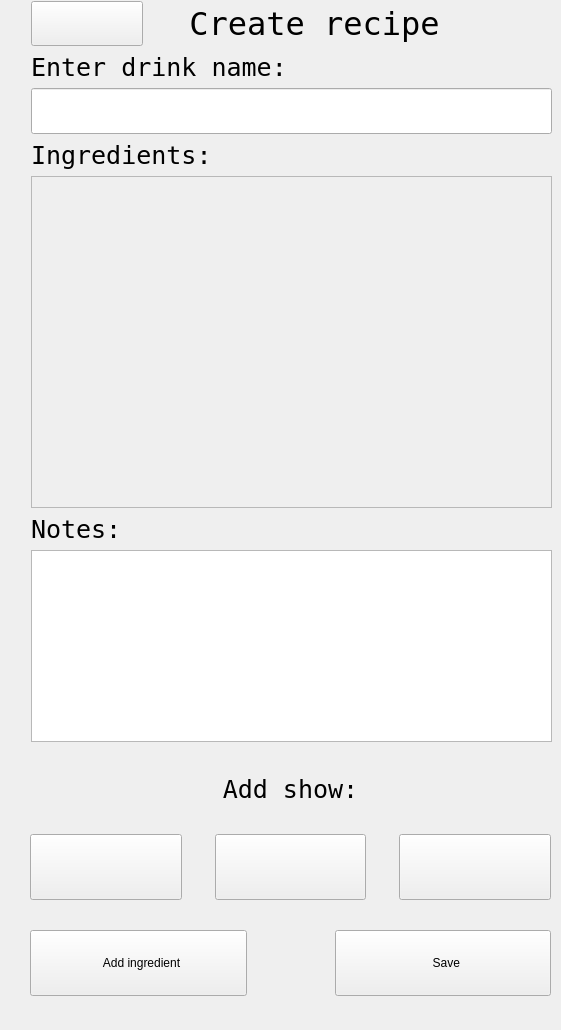
      <widget class="QWidget" name="createRecipePage">
       <widget class="QWidget" name="layoutWidget">
        <property name="geometry">
         <rect>
          <x>31</x>
          <y>1</y>
          <width>521</width>
          <height>741</height>
         </rect>
        </property>
        <layout class="QVBoxLayout" name="verticalLayout_3">
         <item>
          <layout class="QVBoxLayout" name="verticalLayout_2">
           <item>
            <layout class="QHBoxLayout" name="horizontalLayout_3">
             <item>
              <widget class="QPushButton" name="pushButton_2">
               <property name="sizePolicy">
                <sizepolicy hsizetype="Expanding" vsizetype="Maximum">
                 <horstretch>0</horstretch>
                 <verstretch>0</verstretch>
                </sizepolicy>
               </property>
               <property name="minimumSize">
                <size>
                 <width>0</width>
                 <height>45</height>
                </size>
               </property>
               <property name="icon">
                <iconset resource="resources.qrc">
                 <normaloff>:/images/assets/go-back-2.png</normaloff>:/images/assets/go-back-2.png</iconset>
               </property>
               <property name="iconSize">
                <size>
                 <width>56</width>
                 <height>56</height>
                </size>
               </property>
              </widget>
             </item>
             <item>
              <spacer name="horizontalSpacer_13">
               <property name="orientation">
                <enum>Qt::Horizontal</enum>
               </property>
               <property name="sizeType">
                <enum>QSizePolicy::Minimum</enum>
               </property>
               <property name="sizeHint" stdset="0">
                <size>
                 <width>40</width>
                 <height>20</height>
                </size>
               </property>
              </spacer>
             </item>
             <item>
              <widget class="QLabel" name="label_3">
               <property name="font">
                <font>
                 <family>DejaVu Sans Mono</family>
                 <pointsize>24</pointsize>
                </font>
               </property>
               <property name="styleSheet">
                <string notr="true">color: rgb(0, 0, 0);</string>
               </property>
               <property name="text">
                <string>Create recipe</string>
               </property>
               <property name="alignment">
                <set>Qt::AlignCenter</set>
               </property>
              </widget>
             </item>
             <item>
              <spacer name="horizontalSpacer_14">
               <property name="orientation">
                <enum>Qt::Horizontal</enum>
               </property>
               <property name="sizeHint" stdset="0">
                <size>
                 <width>40</width>
                 <height>20</height>
                </size>
               </property>
              </spacer>
             </item>
            </layout>
           </item>
           <item>
            <widget class="QLabel" name="label_14">
             <property name="font">
              <font>
               <family>DejaVu Sans Mono</family>
               <pointsize>19</pointsize>
              </font>
             </property>
             <property name="text">
              <string>Enter drink name:</string>
             </property>
            </widget>
           </item>
           <item>
            <widget class="QLineEdit" name="lineEditDrinkName">
             <property name="sizePolicy">
              <sizepolicy hsizetype="Expanding" vsizetype="Minimum">
               <horstretch>0</horstretch>
               <verstretch>0</verstretch>
              </sizepolicy>
             </property>
             <property name="font">
              <font>
               <family>DejaVu Sans Mono</family>
               <pointsize>24</pointsize>
              </font>
             </property>
             <property name="styleSheet">
              <string notr="true">color: rgb(0, 0, 0);</string>
             </property>
             <property name="text">
              <string/>
             </property>
            </widget>
           </item>
          </layout>
         </item>
         <item>
          <widget class="QLabel" name="label_15">
           <property name="font">
            <font>
             <family>DejaVu Sans Mono</family>
             <pointsize>19</pointsize>
            </font>
           </property>
           <property name="text">
            <string>Ingredients:</string>
           </property>
          </widget>
         </item>
         <item>
          <widget class="QScrollArea" name="scrollAreaRecipe">
           <property name="sizePolicy">
            <sizepolicy hsizetype="Expanding" vsizetype="Expanding">
             <horstretch>0</horstretch>
             <verstretch>0</verstretch>
            </sizepolicy>
           </property>
           <property name="minimumSize">
            <size>
             <width>0</width>
             <height>330</height>
            </size>
           </property>
           <property name="widgetResizable">
            <bool>true</bool>
           </property>
           <widget class="QWidget" name="scrollAreaWidgetContents_3">
            <property name="geometry">
             <rect>
              <x>0</x>
              <y>0</y>
              <width>517</width>
              <height>328</height>
             </rect>
            </property>
           </widget>
          </widget>
         </item>
         <item>
          <widget class="QLabel" name="label_16">
           <property name="font">
            <font>
             <family>DejaVu Sans Mono</family>
             <pointsize>19</pointsize>
            </font>
           </property>
           <property name="text">
            <string>Notes:</string>
           </property>
          </widget>
         </item>
         <item>
          <widget class="QTextEdit" name="textEdit">
           <property name="sizePolicy">
            <sizepolicy hsizetype="Expanding" vsizetype="Preferred">
             <horstretch>0</horstretch>
             <verstretch>0</verstretch>
            </sizepolicy>
           </property>
           <property name="font">
            <font>
             <pointsize>20</pointsize>
            </font>
           </property>
           <property name="styleSheet">
            <string notr="true">color: rgb(0, 0, 0);</string>
           </property>
           <property name="html">
            <string>&lt;!DOCTYPE HTML PUBLIC &quot;-//W3C//DTD HTML 4.0//EN&quot; &quot;http://www.w3.org/TR/REC-html40/strict.dtd&quot;&gt;
&lt;html&gt;&lt;head&gt;&lt;meta name=&quot;qrichtext&quot; content=&quot;1&quot; /&gt;&lt;meta charset=&quot;utf-8&quot; /&gt;&lt;style type=&quot;text/css&quot;&gt;
p, li { white-space: pre-wrap; }
hr { height: 1px; border-width: 0; }
&lt;/style&gt;&lt;/head&gt;&lt;body style=&quot; font-family:'Ubuntu'; font-size:20pt; font-weight:400; font-style:normal;&quot;&gt;
&lt;p style=&quot;-qt-paragraph-type:empty; margin-top:0px; margin-bottom:0px; margin-left:0px; margin-right:0px; -qt-block-indent:0; text-indent:0px; font-size:11pt;&quot;&gt;&lt;br /&gt;&lt;/p&gt;&lt;/body&gt;&lt;/html&gt;</string>
           </property>
          </widget>
         </item>
        </layout>
       </widget>
       <widget class="QWidget" name="layoutWidget">
        <property name="geometry">
         <rect>
          <x>30</x>
          <y>750</y>
          <width>521</width>
          <height>271</height>
         </rect>
        </property>
        <layout class="QVBoxLayout" name="verticalLayout_6">
         <item>
          <widget class="QLabel" name="label_12">
           <property name="sizePolicy">
            <sizepolicy hsizetype="Preferred" vsizetype="Maximum">
             <horstretch>0</horstretch>
             <verstretch>0</verstretch>
            </sizepolicy>
           </property>
           <property name="font">
            <font>
             <family>DejaVu Sans Mono</family>
             <pointsize>19</pointsize>
            </font>
           </property>
           <property name="text">
            <string>Add show:</string>
           </property>
           <property name="alignment">
            <set>Qt::AlignCenter</set>
           </property>
          </widget>
         </item>
         <item>
          <layout class="QHBoxLayout" name="horizontalLayout_10">
           <property name="spacing">
            <number>33</number>
           </property>
           <item>
            <widget class="QPushButton" name="musicBtn">
             <property name="minimumSize">
              <size>
               <width>0</width>
               <height>66</height>
              </size>
             </property>
             <property name="text">
              <string/>
             </property>
             <property name="icon">
              <iconset resource="resources.qrc">
               <normaloff>:/images/assets/music.png</normaloff>:/images/assets/music.png</iconset>
             </property>
             <property name="iconSize">
              <size>
               <width>55</width>
               <height>55</height>
              </size>
             </property>
             <property name="checkable">
              <bool>true</bool>
             </property>
            </widget>
           </item>
           <item>
            <widget class="QPushButton" name="pictureBtn">
             <property name="minimumSize">
              <size>
               <width>0</width>
               <height>66</height>
              </size>
             </property>
             <property name="icon">
              <iconset resource="resources.qrc">
               <normaloff>:/images/assets/1200px-Picture_icon_BLACK.svg.png</normaloff>:/images/assets/1200px-Picture_icon_BLACK.svg.png</iconset>
             </property>
             <property name="iconSize">
              <size>
               <width>55</width>
               <height>55</height>
              </size>
             </property>
             <property name="checkable">
              <bool>true</bool>
             </property>
            </widget>
           </item>
           <item>
            <widget class="QPushButton" name="videoBtn">
             <property name="minimumSize">
              <size>
               <width>0</width>
               <height>66</height>
              </size>
             </property>
             <property name="icon">
              <iconset resource="resources.qrc">
               <normaloff>:/images/assets/free-video-icon-831-thumb.png</normaloff>:/images/assets/free-video-icon-831-thumb.png</iconset>
             </property>
             <property name="iconSize">
              <size>
               <width>55</width>
               <height>55</height>
              </size>
             </property>
             <property name="checkable">
              <bool>true</bool>
             </property>
             <property name="checked">
              <bool>false</bool>
             </property>
            </widget>
           </item>
          </layout>
         </item>
         <item>
          <layout class="QHBoxLayout" name="horizontalLayout_11">
           <property name="spacing">
            <number>88</number>
           </property>
           <item>
            <widget class="QPushButton" name="addIngredientBtn">
             <property name="minimumSize">
              <size>
               <width>0</width>
               <height>66</height>
              </size>
             </property>
             <property name="text">
              <string>  Add ingredient</string>
             </property>
             <property name="icon">
              <iconset resource="resources.qrc">
               <normaloff>:/images/assets/add-icon-sign-symbol-design-free-png.png</normaloff>:/images/assets/add-icon-sign-symbol-design-free-png.png</iconset>
             </property>
             <property name="iconSize">
              <size>
               <width>45</width>
               <height>45</height>
              </size>
             </property>
            </widget>
           </item>
           <item>
            <widget class="QPushButton" name="saveDrinkBtn">
             <property name="minimumSize">
              <size>
               <width>0</width>
               <height>66</height>
              </size>
             </property>
             <property name="text">
              <string>  Save</string>
             </property>
             <property name="icon">
              <iconset resource="resources.qrc">
               <normaloff>:/images/assets/save-44.png</normaloff>:/images/assets/save-44.png</iconset>
             </property>
             <property name="iconSize">
              <size>
               <width>45</width>
               <height>45</height>
              </size>
             </property>
            </widget>
           </item>
          </layout>
         </item>
        </layout>
       </widget>
      </widget>
